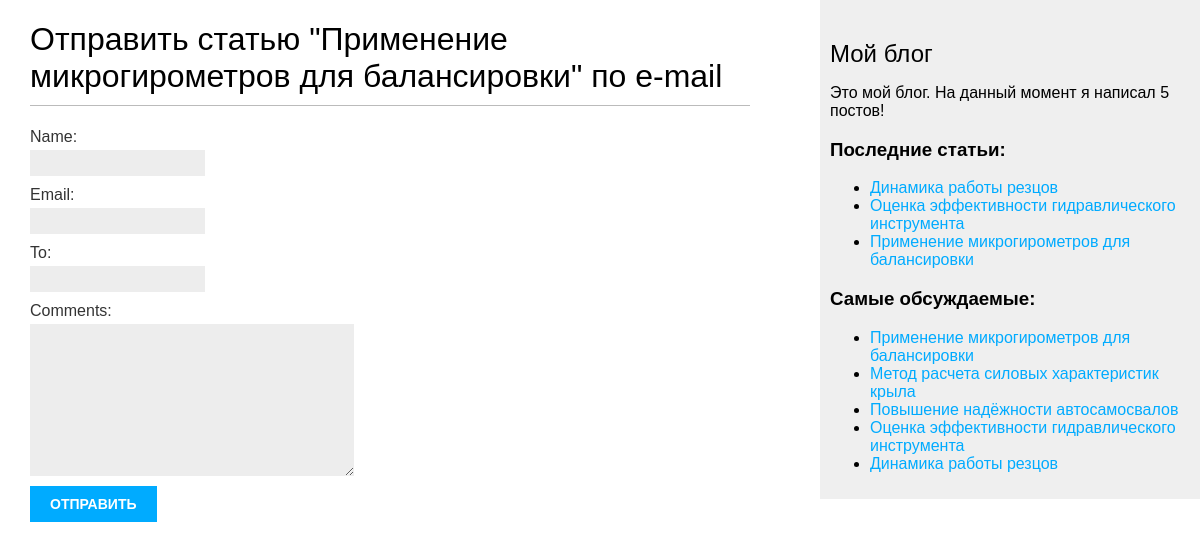
The app's page /blog/9/share/, older data.
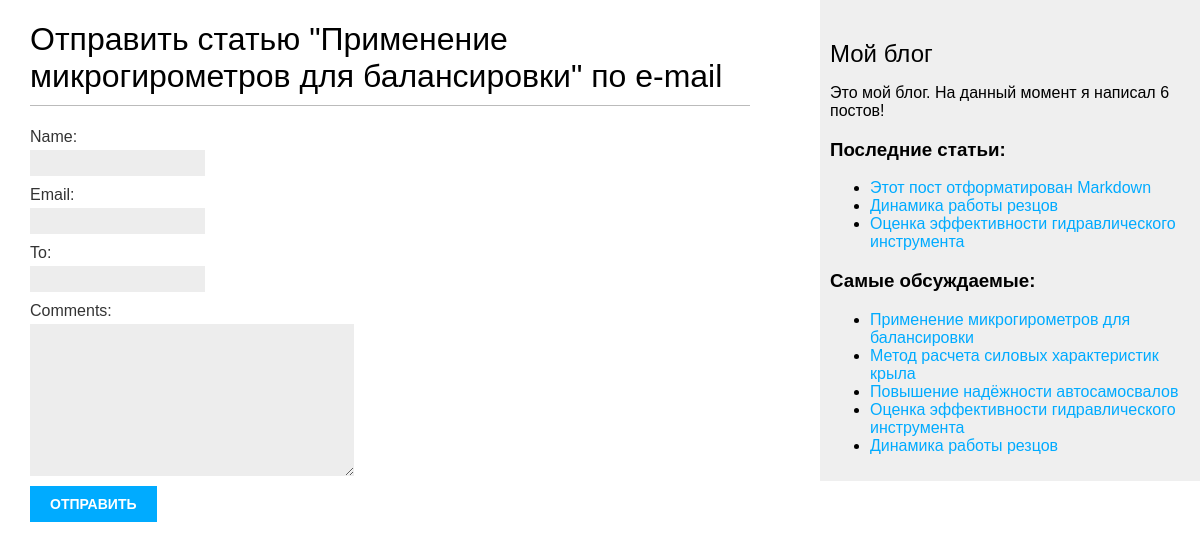
The same page, newer data.
### blog/models.py (models this page shows, shortened)
class Post(models.Model):
    STATUS_CHOICES = (
        ('draft', 'Отложено'),
        ('published', 'Опубликовано'),
    )
    title = models.CharField(max_length=250)  # Поле заголовка статьи. Тип VARCHAR в базе данных
    slug = models.SlugField(max_length=250, unique_for_date='publish')  # Поле для формирования URL'ов
    author = models.ForeignKey(User, on_delete=models.CASCADE,
                               related_name='blog_posts')  # Внешний ключ, определяющий отношение "один ко многим"
    body = models.TextField()  # Основное содержание статьи, которое будет сохранено в столбце TEXT в SQL базе данных
    publish = models.DateTimeField(
        default=timezone.now)  # Поле даты, сохраняющее дату публикации статьи. Функция 'now' - по умолчанию, и возвращает текущие дату и время
    created = models.DateTimeField(
        auto_now_add=True)  # Это поле даты указывает, когда статья была создана. Параметр 'auto_now_add' - автосохранение при создании объекта
    update = models.DateTimeField(
        auto_now=True)  # Дата и время, указывающие на период, когда статья была отредактирована. Параметр 'auto_now' - указание даты на момент сохранения.
    status = models.CharField(max_length=10, choices=STATUS_CHOICES,
                              default='draft')  # Поле отображения статуса статьи. Параметр CHOICES ограничивает возможные значения из указанного списка.
    objects = models.Manager()  # Менеджер по умолчанию
    published = PublishedManager()  # Новый менеджер
    tags = TaggableManager()
    class Meta:
        ordering = (
            '-publish',)  # Указали Django, порядок сортировки статей по умолчанию — по убыванию (префикс "-") даты публикации поля 'publish'.
    def get_absolute_url(self):
        return reverse('blog:post_detail',
                       args=[self.publish.year,
                             self.publish.month,
                             self.publish.day,
                             self.slug])

### blog/views.py (the view)
# urls.py: path('<int:post_id>/share/', views.post_share, name='post_share'),
def post_share(request, post_id):
    post = get_object_or_404(Post, id=post_id, status='published')  # Получение статьи по идентификатору
    sent = False
    if request.method == 'POST':
        form = EmailPostForm(request.POST)  # Форма была отправлена на сохранение
        if form.is_valid():  # Все поля формы прошли валидацию
            cd = form.cleaned_data
            post_url = request.build_absolute_uri(post.get_absolute_url())
            subject = '{} ({}) рекомендует вам прочитать "{}"'.format(cd['name'], cd['email'], post.title)
            message = 'Read "{}" at {}\n\n{}\'s comments: {}'.format(post.title, post_url, cd['name'], cd['comments'])
            send_mail(subject, message, 'admin@myblog.com', [cd['to']])
            sent = True
    else:  # Отправка электронной почты
        form = EmailPostForm()
    return render(request, 'post/share.html', {'post': post, 'form': form, 'sent': sent})

### blog/forms.py
class EmailPostForm(forms.Form):
    name = forms.CharField(max_length=25)
    email = forms.EmailField()
    to = forms.EmailField()
    comments = forms.CharField(required=False, widget=forms.Textarea)

### blog/models.py (called while the page is built)
    def get_queryset(self):
        return super().get_queryset().filter(status='published')

### blog/templatetags/blog_tags.py (called while the page is built)
@register.simple_tag
def total_posts():
    return Post.published.count()

@register.inclusion_tag('post/latest_posts.html')
def show_latest_posts(count=5):
    latest_posts = Post.published.order_by('-publish')[:count]
    return {'latest_posts': latest_posts}

@register.simple_tag
def get_most_commented_posts(count=5):
    return Post.published.annotate(total_comments=Count('comments')).order_by('-total_comments')[:count]

### blog/templates/post/share.html (shortened to what this page needs)
{% extends "blog/base.html" %}
{% block content %}
    {% if sent %}
        <h1>E-mail успешно отправлен!</h1>
        <p>"{{ post.title }}" был успешно отправлен {{ form.cleaned_data.to }}</p>
        {% else %}
            <h1>Отправить статью "{{ post.title }}" по e-mail</h1>
            <form action="." method="post">
                {{ form.as_p }}
                <input type="submit" value="Отправить">
            </form>
    {% endif %}
{% endblock %}

### blog/templates/blog/base.html (shortened to what this page needs)
{% load blog_tags %}
{% load static %}
<!DOCTYPE html>
<html lang="en">
<head>
    <link href="{% static "/css/blog.css" %}" rel="stylesheet">
</head>
<body>
    <div id="content">
        {% block content %}
        {% endblock %}
    </div>
    <div id="sidebar">
        <h2>Мой блог</h2>
        <p>Это мой блог. На данный момент я написал {% total_posts %} постов!</p>
        <h3>Последние статьи:</h3>
        {% show_latest_posts 3 %}
        <h3>Самые обсуждаемые:</h3>
        {% get_most_commented_posts as most_commented_posts %}
        <ul>
            {% for post in most_commented_posts %}
                <li><a href="{{ post.get_absolute_url }}">{{ post.title }}</a></li>
            {% endfor %}
        </ul>
    </div>
</body>
</html>

### blog/templates/post/latest_posts.html
<ul>
  {% for post in latest_posts %}
    <li><a href="{{ post.get_absolute_url }}">{{ post.title }}</a></li>
  {% endfor %}
</ul>

Row changes from the older to the newer data that the page shows:
no longer on one of the page's lists (row edited): Post: title "Применение микрогирометров для балансировки"
added Post: title "Этот пост отформатирован Markdown", shown under "Последние статьи:"
Text that changed along with them:
text no longer shown: "5"
text now shown: "6"
